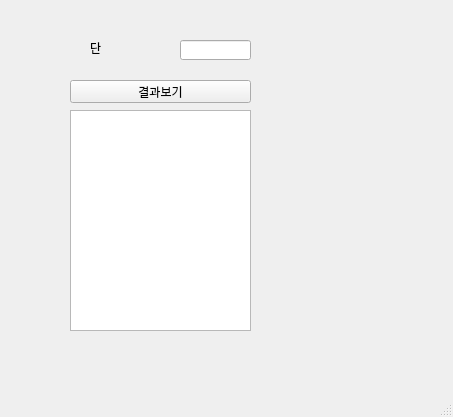
<?xml version="1.0" encoding="UTF-8"?>
<ui version="4.0">
 <class>MainWindow</class>
 <widget class="QMainWindow" name="MainWindow">
  <property name="geometry">
   <rect>
    <x>0</x>
    <y>0</y>
    <width>453</width>
    <height>417</height>
   </rect>
  </property>
  <property name="windowTitle">
   <string>MainWindow</string>
  </property>
  <widget class="QWidget" name="centralwidget">
   <widget class="QLabel" name="lbl">
    <property name="geometry">
     <rect>
      <x>90</x>
      <y>40</y>
      <width>41</width>
      <height>16</height>
     </rect>
    </property>
    <property name="text">
     <string>단</string>
    </property>
   </widget>
   <widget class="QLineEdit" name="lin1">
    <property name="geometry">
     <rect>
      <x>180</x>
      <y>40</y>
      <width>71</width>
      <height>20</height>
     </rect>
    </property>
    <property name="inputMask">
     <string/>
    </property>
   </widget>
   <widget class="QPushButton" name="pb">
    <property name="geometry">
     <rect>
      <x>70</x>
      <y>80</y>
      <width>181</width>
      <height>23</height>
     </rect>
    </property>
    <property name="text">
     <string>결과보기</string>
    </property>
   </widget>
   <widget class="QTextEdit" name="ta">
    <property name="geometry">
     <rect>
      <x>70</x>
      <y>110</y>
      <width>181</width>
      <height>221</height>
     </rect>
    </property>
    <property name="html">
     <string>&lt;!DOCTYPE HTML PUBLIC &quot;-//W3C//DTD HTML 4.0//EN&quot; &quot;http://www.w3.org/TR/REC-html40/strict.dtd&quot;&gt;
&lt;html&gt;&lt;head&gt;&lt;meta name=&quot;qrichtext&quot; content=&quot;1&quot; /&gt;&lt;style type=&quot;text/css&quot;&gt;
p, li { white-space: pre-wrap; }
&lt;/style&gt;&lt;/head&gt;&lt;body style=&quot; font-family:'Gulim'; font-size:9pt; font-weight:400; font-style:normal;&quot;&gt;
&lt;p style=&quot;-qt-paragraph-type:empty; margin-top:0px; margin-bottom:0px; margin-left:0px; margin-right:0px; -qt-block-indent:0; text-indent:0px;&quot;&gt;&lt;br /&gt;&lt;/p&gt;&lt;/body&gt;&lt;/html&gt;</string>
    </property>
   </widget>
  </widget>
  <widget class="QMenuBar" name="menubar">
   <property name="geometry">
    <rect>
     <x>0</x>
     <y>0</y>
     <width>453</width>
     <height>21</height>
    </rect>
   </property>
  </widget>
  <widget class="QStatusBar" name="statusbar"/>
 </widget>
 <resources/>
 <connections/>
</ui>
